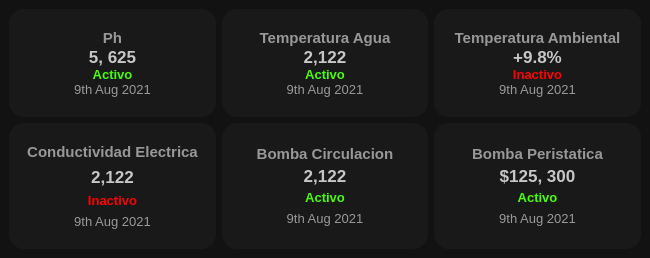
            <widget class="QWidget" name="page">
             <property name="sizePolicy">
              <sizepolicy hsizetype="Expanding" vsizetype="Expanding">
               <horstretch>0</horstretch>
               <verstretch>0</verstretch>
              </sizepolicy>
             </property>
             <layout class="QVBoxLayout" name="verticalLayout_6" stretch="0">
              <property name="spacing">
               <number>0</number>
              </property>
              <property name="leftMargin">
               <number>0</number>
              </property>
              <property name="topMargin">
               <number>0</number>
              </property>
              <property name="rightMargin">
               <number>0</number>
              </property>
              <property name="bottomMargin">
               <number>0</number>
              </property>
              <item>
               <widget class="QFrame" name="frame">
                <property name="sizePolicy">
                 <sizepolicy hsizetype="Expanding" vsizetype="Expanding">
                  <horstretch>0</horstretch>
                  <verstretch>0</verstretch>
                 </sizepolicy>
                </property>
                <property name="styleSheet">
                 <string notr="true">background-color: rgb(28, 31, 34);</string>
                </property>
                <property name="frameShape">
                 <enum>QFrame::Shape::NoFrame</enum>
                </property>
                <property name="frameShadow">
                 <enum>QFrame::Shadow::Raised</enum>
                </property>
                <layout class="QHBoxLayout" name="horizontalLayout_6" stretch="0">
                 <property name="spacing">
                  <number>0</number>
                 </property>
                 <property name="leftMargin">
                  <number>0</number>
                 </property>
                 <property name="topMargin">
                  <number>0</number>
                 </property>
                 <property name="rightMargin">
                  <number>0</number>
                 </property>
                 <property name="bottomMargin">
                  <number>0</number>
                 </property>
                 <item>
                  <widget class="QFrame" name="frame_4">
                   <property name="minimumSize">
                    <size>
                     <width>650</width>
                     <height>0</height>
                    </size>
                   </property>
                   <property name="maximumSize">
                    <size>
                     <width>16777215</width>
                     <height>16777215</height>
                    </size>
                   </property>
                   <property name="styleSheet">
                    <string notr="true">background-color: rgb(18, 18, 18);</string>
                   </property>
                   <property name="frameShape">
                    <enum>QFrame::Shape::NoFrame</enum>
                   </property>
                   <property name="frameShadow">
                    <enum>QFrame::Shadow::Raised</enum>
                   </property>
                   <layout class="QGridLayout" name="gridLayout_3">
                    <item row="1" column="3">
                     <widget class="QFrame" name="frame_10">
                      <property name="styleSheet">
                       <string notr="true">QFrame {
	background-color: rgb(25, 25, 25);
	border-radius: 15px;
}

QFrame:hover {
	border: 1px solid rgb(255, 85, 0);
}</string>
                      </property>
                      <property name="frameShape">
                       <enum>QFrame::Shape::NoFrame</enum>
                      </property>
                      <property name="frameShadow">
                       <enum>QFrame::Shadow::Raised</enum>
                      </property>
                      <layout class="QVBoxLayout" name="verticalLayout_9">
                       <property name="spacing">
                        <number>0</number>
                       </property>
                       <property name="leftMargin">
                        <number>0</number>
                       </property>
                       <property name="topMargin">
                        <number>20</number>
                       </property>
                       <property name="rightMargin">
                        <number>0</number>
                       </property>
                       <property name="bottomMargin">
                        <number>20</number>
                       </property>
                       <item>
                        <widget class="QLabel" name="label_11">
                         <property name="font">
                          <font>
                           <pointsize>11</pointsize>
                           <bold>true</bold>
                          </font>
                         </property>
                         <property name="styleSheet">
                          <string notr="true">QLabel {
	color: rgb(152, 152, 152);
	border: none;
}</string>
                         </property>
                         <property name="text">
                          <string>Bomba Peristatica</string>
                         </property>
                         <property name="alignment">
                          <set>Qt::AlignmentFlag::AlignCenter</set>
                         </property>
                        </widget>
                       </item>
                       <item>
                        <widget class="QLabel" name="label_10">
                         <property name="font">
                          <font>
                           <pointsize>13</pointsize>
                           <bold>true</bold>
                          </font>
                         </property>
                         <property name="styleSheet">
                          <string notr="true">QLabel {
	color: rgb(199, 199, 199);
	border: none;
}</string>
                         </property>
                         <property name="text">
                          <string>$125, 300</string>
                         </property>
                         <property name="alignment">
                          <set>Qt::AlignmentFlag::AlignCenter</set>
                         </property>
                        </widget>
                       </item>
                       <item>
                        <widget class="QLabel" name="label_13">
                         <property name="font">
                          <font>
                           <pointsize>10</pointsize>
                           <bold>true</bold>
                          </font>
                         </property>
                         <property name="styleSheet">
                          <string notr="true">QLabel {
	color: rgb(70, 255, 3);
	border: none;
}</string>
                         </property>
                         <property name="text">
                          <string>Activo</string>
                         </property>
                         <property name="alignment">
                          <set>Qt::AlignmentFlag::AlignCenter</set>
                         </property>
                        </widget>
                       </item>
                       <item>
                        <widget class="QLabel" name="label_12">
                         <property name="font">
                          <font>
                           <pointsize>10</pointsize>
                          </font>
                         </property>
                         <property name="styleSheet">
                          <string notr="true">QLabel {
	color: rgb(153, 153, 153);
	border: none;
}
</string>
                         </property>
                         <property name="text">
                          <string>9th Aug 2021</string>
                         </property>
                         <property name="alignment">
                          <set>Qt::AlignmentFlag::AlignCenter</set>
                         </property>
                        </widget>
                       </item>
                      </layout>
                     </widget>
                    </item>
                    <item row="0" column="0">
                     <widget class="QFrame" name="frame_8">
                      <property name="styleSheet">
                       <string notr="true">QFrame {
	background-color: rgb(25, 25, 25);
	border-radius: 15px;
}

QFrame:hover {
	border: 1px solid rgb(255, 85, 0);
}</string>
                      </property>
                      <property name="frameShape">
                       <enum>QFrame::Shape::NoFrame</enum>
                      </property>
                      <property name="frameShadow">
                       <enum>QFrame::Shadow::Sunken</enum>
                      </property>
                      <layout class="QVBoxLayout" name="verticalLayout_7">
                       <property name="spacing">
                        <number>0</number>
                       </property>
                       <property name="leftMargin">
                        <number>0</number>
                       </property>
                       <property name="topMargin">
                        <number>20</number>
                       </property>
                       <property name="rightMargin">
                        <number>0</number>
                       </property>
                       <property name="bottomMargin">
                        <number>20</number>
                       </property>
                       <item>
                        <widget class="QLabel" name="label_2">
                         <property name="font">
                          <font>
                           <pointsize>11</pointsize>
                           <bold>true</bold>
                          </font>
                         </property>
                         <property name="styleSheet">
                          <string notr="true">QLabel {
	color: rgb(152, 152, 152);
	border: none;
}</string>
                         </property>
                         <property name="text">
                          <string>Ph</string>
                         </property>
                         <property name="alignment">
                          <set>Qt::AlignmentFlag::AlignCenter</set>
                         </property>
                        </widget>
                       </item>
                       <item>
                        <widget class="QLabel" name="label_3">
                         <property name="font">
                          <font>
                           <pointsize>13</pointsize>
                           <bold>true</bold>
                          </font>
                         </property>
                         <property name="styleSheet">
                          <string notr="true">QLabel {
	color: rgb(199, 199, 199);
	border: none;
}</string>
                         </property>
                         <property name="text">
                          <string>5, 625</string>
                         </property>
                         <property name="alignment">
                          <set>Qt::AlignmentFlag::AlignCenter</set>
                         </property>
                        </widget>
                       </item>
                       <item>
                        <widget class="QLabel" name="label_4">
                         <property name="font">
                          <font>
                           <pointsize>10</pointsize>
                           <bold>true</bold>
                          </font>
                         </property>
                         <property name="styleSheet">
                          <string notr="true">QLabel {
	color: rgb(70, 255, 3);
	border: none;
}</string>
                         </property>
                         <property name="text">
                          <string>Activo</string>
                         </property>
                         <property name="alignment">
                          <set>Qt::AlignmentFlag::AlignCenter</set>
                         </property>
                        </widget>
                       </item>
                       <item>
                        <widget class="QLabel" name="label_5">
                         <property name="font">
                          <font>
                           <pointsize>10</pointsize>
                          </font>
                         </property>
                         <property name="styleSheet">
                          <string notr="true">QLabel {
	color: rgb(153, 153, 153);
	border: none;
}
</string>
                         </property>
                         <property name="text">
                          <string>9th Aug 2021</string>
                         </property>
                         <property name="alignment">
                          <set>Qt::AlignmentFlag::AlignCenter</set>
                         </property>
                        </widget>
                       </item>
                      </layout>
                     </widget>
                    </item>
                    <item row="1" column="1">
                     <widget class="QFrame" name="frame_14">
                      <property name="styleSheet">
                       <string notr="true">QFrame {
	background-color: rgb(25, 25, 25);
	border-radius: 15px;
}

QFrame:hover {
	border: 1px solid rgb(255, 85, 0);
}</string>
                      </property>
                      <property name="frameShape">
                       <enum>QFrame::Shape::NoFrame</enum>
                      </property>
                      <property name="frameShadow">
                       <enum>QFrame::Shadow::Raised</enum>
                      </property>
                      <layout class="QVBoxLayout" name="verticalLayout_13">
                       <property name="spacing">
                        <number>0</number>
                       </property>
                       <property name="leftMargin">
                        <number>0</number>
                       </property>
                       <property name="topMargin">
                        <number>20</number>
                       </property>
                       <property name="rightMargin">
                        <number>0</number>
                       </property>
                       <property name="bottomMargin">
                        <number>20</number>
                       </property>
                       <item>
                        <widget class="QLabel" name="label_22">
                         <property name="font">
                          <font>
                           <pointsize>11</pointsize>
                           <bold>true</bold>
                          </font>
                         </property>
                         <property name="styleSheet">
                          <string notr="true">QLabel {
	color: rgb(152, 152, 152);
	border: none;
}</string>
                         </property>
                         <property name="text">
                          <string>Bomba Circulacion</string>
                         </property>
                         <property name="alignment">
                          <set>Qt::AlignmentFlag::AlignCenter</set>
                         </property>
                        </widget>
                       </item>
                       <item>
                        <widget class="QLabel" name="label_23">
                         <property name="font">
                          <font>
                           <pointsize>13</pointsize>
                           <bold>true</bold>
                          </font>
                         </property>
                         <property name="styleSheet">
                          <string notr="true">QLabel {
	color: rgb(199, 199, 199);
	border: none;
}</string>
                         </property>
                         <property name="text">
                          <string>2,122</string>
                         </property>
                         <property name="alignment">
                          <set>Qt::AlignmentFlag::AlignCenter</set>
                         </property>
                        </widget>
                       </item>
                       <item>
                        <widget class="QLabel" name="label_24">
                         <property name="font">
                          <font>
                           <pointsize>10</pointsize>
                           <bold>true</bold>
                          </font>
                         </property>
                         <property name="styleSheet">
                          <string notr="true">QLabel {
	color: rgb(70, 255, 3);
	border: none;
}</string>
                         </property>
                         <property name="text">
                          <string>Activo</string>
                         </property>
                         <property name="alignment">
                          <set>Qt::AlignmentFlag::AlignCenter</set>
                         </property>
                        </widget>
                       </item>
                       <item>
                        <widget class="QLabel" name="label_25">
                         <property name="font">
                          <font>
                           <pointsize>10</pointsize>
                          </font>
                         </property>
                         <property name="styleSheet">
                          <string notr="true">QLabel {
	color: rgb(153, 153, 153);
	border: none;
}
</string>
                         </property>
                         <property name="text">
                          <string>9th Aug 2021</string>
                         </property>
                         <property name="alignment">
                          <set>Qt::AlignmentFlag::AlignCenter</set>
                         </property>
                        </widget>
                       </item>
                      </layout>
                     </widget>
                    </item>
                    <item row="1" column="0">
                     <widget class="QFrame" name="frame_15">
                      <property name="styleSheet">
                       <string notr="true">QFrame {
	background-color: rgb(25, 25, 25);
	border-radius: 15px;
}

QFrame:hover {
	border: 1px solid rgb(255, 85, 0);
}</string>
                      </property>
                      <property name="frameShape">
                       <enum>QFrame::Shape::NoFrame</enum>
                      </property>
                      <property name="frameShadow">
                       <enum>QFrame::Shadow::Raised</enum>
                      </property>
                      <layout class="QGridLayout" name="gridLayout">
                       <property name="leftMargin">
                        <number>0</number>
                       </property>
                       <property name="topMargin">
                        <number>20</number>
                       </property>
                       <property name="rightMargin">
                        <number>0</number>
                       </property>
                       <property name="bottomMargin">
                        <number>20</number>
                       </property>
                       <item row="0" column="0">
                        <widget class="QLabel" name="label_26">
                         <property name="font">
                          <font>
                           <pointsize>11</pointsize>
                           <bold>true</bold>
                          </font>
                         </property>
                         <property name="styleSheet">
                          <string notr="true">QLabel {
	color: rgb(152, 152, 152);
	border: none;
}</string>
                         </property>
                         <property name="text">
                          <string>Conductividad Electrica</string>
                         </property>
                         <property name="alignment">
                          <set>Qt::AlignmentFlag::AlignCenter</set>
                         </property>
                        </widget>
                       </item>
                       <item row="1" column="0">
                        <widget class="QLabel" name="label_27">
                         <property name="font">
                          <font>
                           <pointsize>13</pointsize>
                           <bold>true</bold>
                          </font>
                         </property>
                         <property name="styleSheet">
                          <string notr="true">QLabel {
	color: rgb(199, 199, 199);
	border: none;
}</string>
                         </property>
                         <property name="text">
                          <string>2,122</string>
                         </property>
                         <property name="alignment">
                          <set>Qt::AlignmentFlag::AlignCenter</set>
                         </property>
                        </widget>
                       </item>
                       <item row="2" column="0">
                        <widget class="QLabel" name="label_28">
                         <property name="font">
                          <font>
                           <pointsize>10</pointsize>
                           <bold>true</bold>
                          </font>
                         </property>
                         <property name="styleSheet">
                          <string notr="true">QLabel {
	color: red;
	border: none;
}</string>
                         </property>
                         <property name="text">
                          <string>Inactivo</string>
                         </property>
                         <property name="alignment">
                          <set>Qt::AlignmentFlag::AlignCenter</set>
                         </property>
                        </widget>
                       </item>
                       <item row="3" column="0">
                        <widget class="QLabel" name="label_29">
                         <property name="font">
                          <font>
                           <pointsize>10</pointsize>
                          </font>
                         </property>
                         <property name="styleSheet">
                          <string notr="true">QLabel {
	color: rgb(153, 153, 153);
	border: none;
}
</string>
                         </property>
                         <property name="text">
                          <string>9th Aug 2021</string>
                         </property>
                         <property name="alignment">
                          <set>Qt::AlignmentFlag::AlignCenter</set>
                         </property>
                        </widget>
                       </item>
                      </layout>
                     </widget>
                    </item>
                    <item row="0" column="3">
                     <widget class="QFrame" name="frame_11">
                      <property name="styleSheet">
                       <string notr="true">QFrame {
	background-color: rgb(25, 25, 25);
	border-radius: 15px;
}

QFrame:hover {
	border: 1px solid rgb(255, 85, 0);
}</string>
                      </property>
                      <property name="frameShape">
                       <enum>QFrame::Shape::NoFrame</enum>
                      </property>
                      <property name="frameShadow">
                       <enum>QFrame::Shadow::Raised</enum>
                      </property>
                      <layout class="QVBoxLayout" name="verticalLayout_10">
                       <property name="spacing">
                        <number>0</number>
                       </property>
                       <property name="leftMargin">
                        <number>0</number>
                       </property>
                       <property name="topMargin">
                        <number>20</number>
                       </property>
                       <property name="rightMargin">
                        <number>0</number>
                       </property>
                       <property name="bottomMargin">
                        <number>20</number>
                       </property>
                       <item>
                        <widget class="QLabel" name="label_15">
                         <property name="font">
                          <font>
                           <pointsize>11</pointsize>
                           <bold>true</bold>
                          </font>
                         </property>
                         <property name="styleSheet">
                          <string notr="true">QLabel {
	color: rgb(152, 152, 152);
	border: none;
}</string>
                         </property>
                         <property name="text">
                          <string>Temperatura Ambiental</string>
                         </property>
                         <property name="alignment">
                          <set>Qt::AlignmentFlag::AlignCenter</set>
                         </property>
                        </widget>
                       </item>
                       <item>
                        <widget class="QLabel" name="label_14">
                         <property name="font">
                          <font>
                           <pointsize>13</pointsize>
                           <bold>true</bold>
                          </font>
                         </property>
                         <property name="styleSheet">
                          <string notr="true">QLabel {
	color: rgb(199, 199, 199);
	border: none;
}</string>
                         </property>
                         <property name="text">
                          <string>+9.8%</string>
                         </property>
                         <property name="alignment">
                          <set>Qt::AlignmentFlag::AlignCenter</set>
                         </property>
                        </widget>
                       </item>
                       <item>
                        <widget class="QLabel" name="label_17">
                         <property name="font">
                          <font>
                           <pointsize>10</pointsize>
                           <bold>true</bold>
                          </font>
                         </property>
                         <property name="styleSheet">
                          <string notr="true">QLabel {
	color: red;
	border: none;
}</string>
                         </property>
                         <property name="text">
                          <string>Inactivo</string>
                         </property>
                         <property name="alignment">
                          <set>Qt::AlignmentFlag::AlignCenter</set>
                         </property>
                        </widget>
                       </item>
                       <item>
                        <widget class="QLabel" name="label_16">
                         <property name="font">
                          <font>
                           <pointsize>10</pointsize>
                          </font>
                         </property>
                         <property name="styleSheet">
                          <string notr="true">QLabel {
	color: rgb(153, 153, 153);
	border: none;
}
</string>
                         </property>
                         <property name="text">
                          <string>9th Aug 2021</string>
                         </property>
                         <property name="alignment">
                          <set>Qt::AlignmentFlag::AlignCenter</set>
                         </property>
                        </widget>
                       </item>
                      </layout>
                     </widget>
                    </item>
                    <item row="0" column="1">
                     <widget class="QFrame" name="frame_9">
                      <property name="styleSheet">
                       <string notr="true">QFrame {
	background-color: rgb(25, 25, 25);
	border-radius: 15px;
}

QFrame:hover {
	border: 1px solid rgb(255, 85, 0);
}</string>
                      </property>
                      <property name="frameShape">
                       <enum>QFrame::Shape::NoFrame</enum>
                      </property>
                      <property name="frameShadow">
                       <enum>QFrame::Shadow::Raised</enum>
                      </property>
                      <layout class="QVBoxLayout" name="verticalLayout_8">
                       <property name="spacing">
                        <number>0</number>
                       </property>
                       <property name="leftMargin">
                        <number>0</number>
                       </property>
                       <property name="topMargin">
                        <number>20</number>
                       </property>
                       <property name="rightMargin">
                        <number>0</number>
                       </property>
                       <property name="bottomMargin">
                        <number>20</number>
                       </property>
                       <item>
                        <widget class="QLabel" name="label_7">
                         <property name="font">
                          <font>
                           <pointsize>11</pointsize>
                           <bold>true</bold>
                          </font>
                         </property>
                         <property name="styleSheet">
                          <string notr="true">QLabel {
	color: rgb(152, 152, 152);
	border: none;
}</string>
                         </property>
                         <property name="text">
                          <string>Temperatura Agua</string>
                         </property>
                         <property name="alignment">
                          <set>Qt::AlignmentFlag::AlignCenter</set>
                         </property>
                        </widget>
                       </item>
                       <item>
                        <widget class="QLabel" name="label_6">
                         <property name="font">
                          <font>
                           <pointsize>13</pointsize>
                           <bold>true</bold>
                          </font>
                         </property>
                         <property name="styleSheet">
                          <string notr="true">QLabel {
	color: rgb(199, 199, 199);
	border: none;
}</string>
                         </property>
                         <property name="text">
                          <string>2,122</string>
                         </property>
                         <property name="alignment">
                          <set>Qt::AlignmentFlag::AlignCenter</set>
                         </property>
                        </widget>
                       </item>
                       <item>
                        <widget class="QLabel" name="label_9">
                         <property name="font">
                          <font>
                           <pointsize>10</pointsize>
                           <bold>true</bold>
                          </font>
                         </property>
                         <property name="styleSheet">
                          <string notr="true">QLabel {
	color: rgb(70, 255, 3);
	border: none;
}</string>
                         </property>
                         <property name="text">
                          <string>Activo</string>
                         </property>
                         <property name="alignment">
                          <set>Qt::AlignmentFlag::AlignCenter</set>
                         </property>
                        </widget>
                       </item>
                       <item>
                        <widget class="QLabel" name="label_8">
                         <property name="font">
                          <font>
                           <pointsize>10</pointsize>
                          </font>
                         </property>
                         <property name="styleSheet">
                          <string notr="true">QLabel {
	color: rgb(153, 153, 153);
	border: none;
}
</string>
                         </property>
                         <property name="text">
                          <string>9th Aug 2021</string>
                         </property>
                         <property name="alignment">
                          <set>Qt::AlignmentFlag::AlignCenter</set>
                         </property>
                        </widget>
                       </item>
                      </layout>
                     </widget>
                    </item>
                   </layout>
                  </widget>
                 </item>
                </layout>
               </widget>
              </item>
             </layout>
            </widget>
